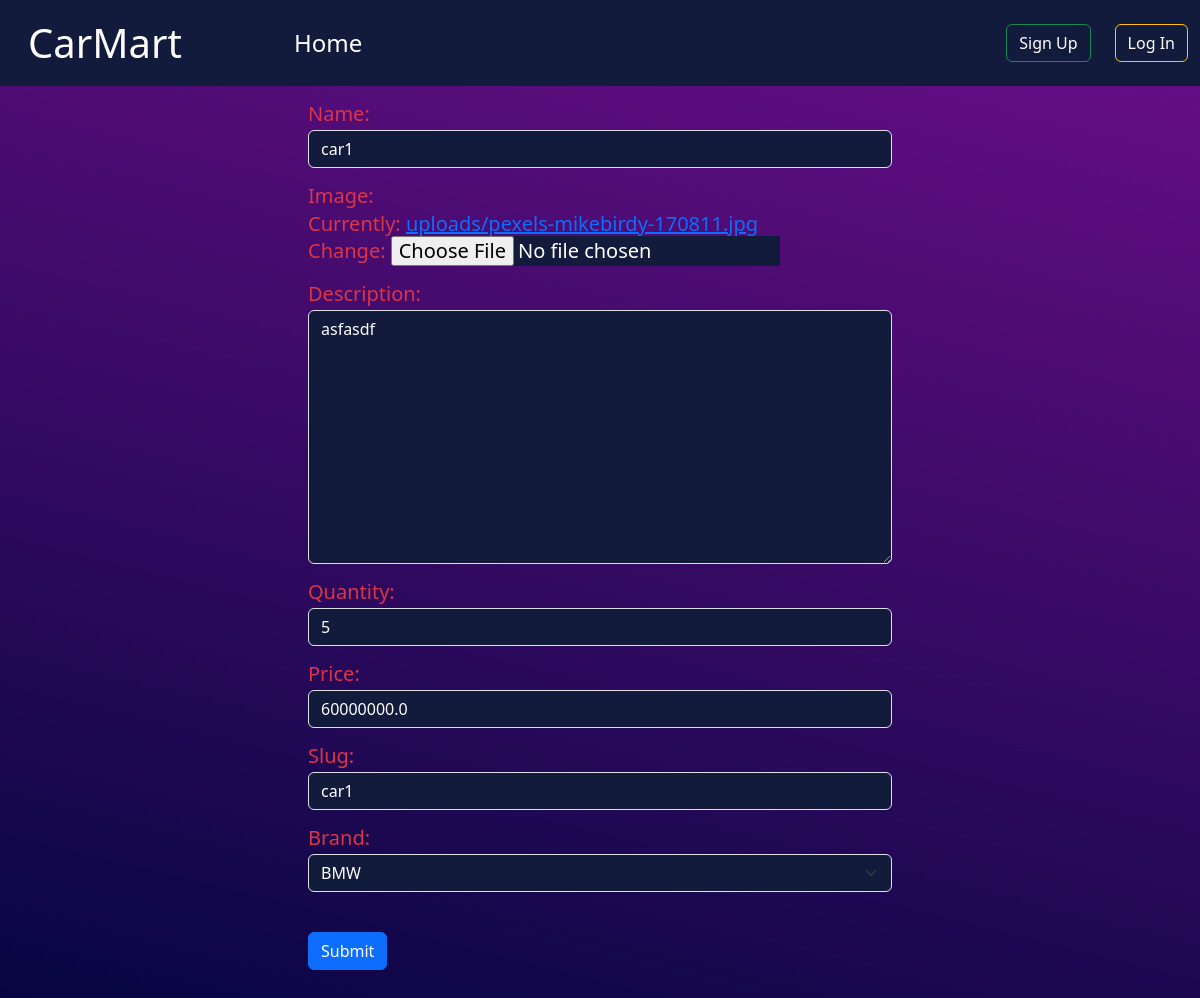
The app's page /show/update/1/, older data.
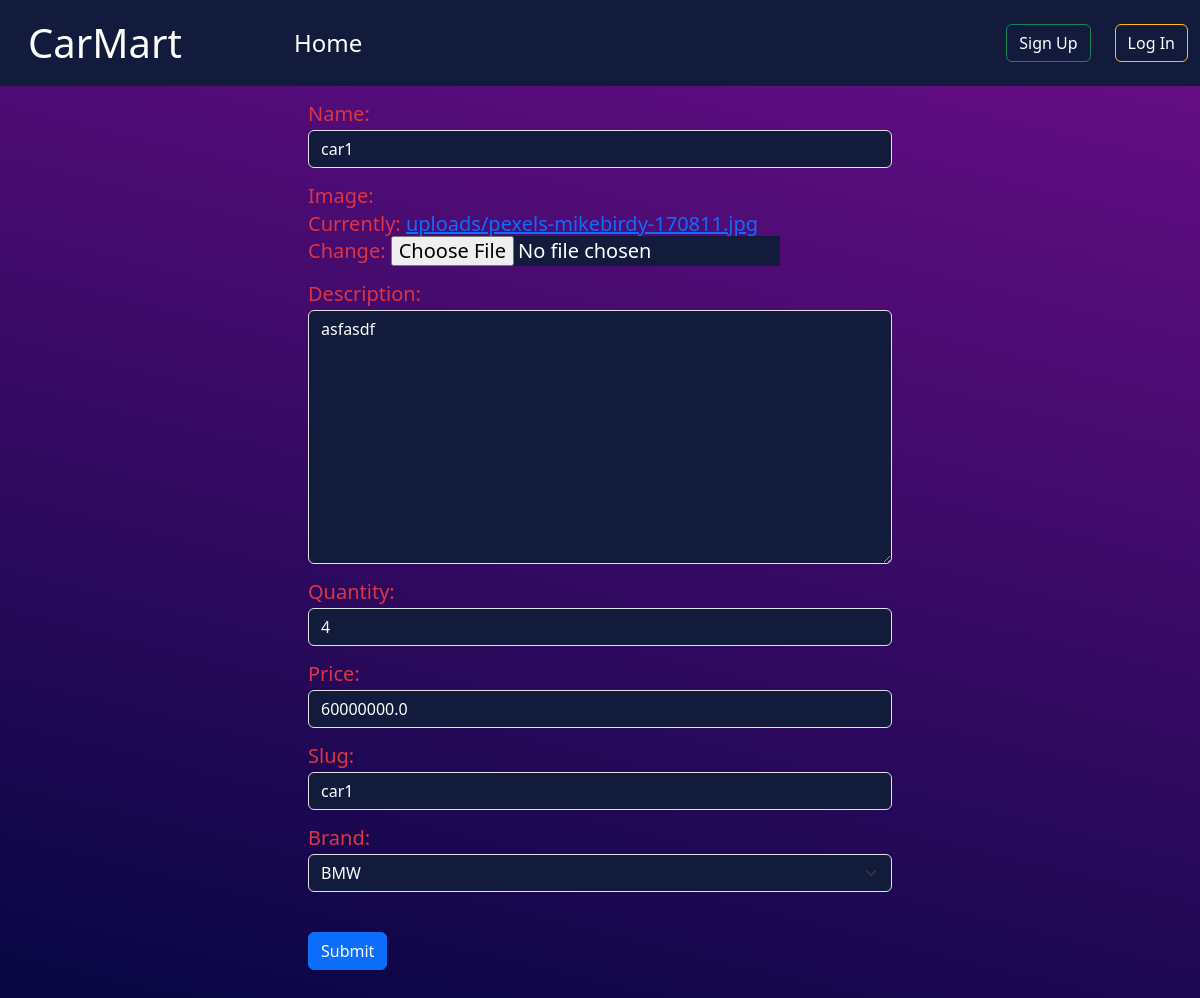
The same page, newer data.
### show_cars/models.py (models this page shows, shortened)
class Car(models.Model):
    name = models.CharField(max_length=50)
    image = models.ImageField(upload_to="uploads/")
    description = models.TextField()
    quantity = models.IntegerField()
    price = models.FloatField()
    slug = models.SlugField(max_length=100, unique=True)
    brand = models.ForeignKey(Brand, on_delete=models.CASCADE)

### show_cars/views.py (the view)
# urls.py: path("update/<int:id>/", UpdatePostView.as_view(), name="update"),
class UpdatePostView(UpdateView):
    model = Car
    form_class = CarForm
    pk_url_kwarg = "id"
    template_name = "show_cars/Update_post.html"
    success_url = reverse_lazy("home")
    def get_context_data(self, **kwargs):
        context = super().get_context_data(**kwargs)
        context["logged"] = self.request.user.is_authenticated
        return context

### show_cars/forms.py
class CarForm(forms.ModelForm):
    class Meta:
        model = Car
        fields = "__all__"

### show_cars/models.py (called while the page is built)
    def __str__(self) -> str:
        return self.name

### show_cars/templates/show_cars/update_post.html (shortened to what this page needs)
{% extends "base_form.html" %}

### templates/base_form.html (shortened to what this page needs)
{% extends "base.html" %}
{% load static %}
{% block content %}
{% load crispy_forms_tags %}
<section class="m-3">
    <form method="post" class="w-50 m-auto text-danger h5" novalidate>
        {% for fm in form %}
        <div class="my-3">
            <h5 class="my-1">{{fm.label_tag}}</h5>
            {{fm}}
        </div>
        {% endfor %}
        <button class="btn btn-primary my-4" type="submit">Submit</button>
    </form>
</section>
{% endblock content %}

### templates/base.html (shortened to what this page needs)
<!DOCTYPE html>
<html lang="en">
{% load static %}
<head>
  <link href="https://cdn.jsdelivr.net/npm/bootstrap@5.3.2/dist/css/bootstrap.min.css" rel="stylesheet"
    ntegrity="sha384-T3c6CoIi6uLrA9TneNEoa7RxnatzjcDSCmG1MXxSR1GAsXEV/Dwwykc2MPK8M2HN">
  <link rel="stylesheet" href="https://cdnjs.cloudflare.com/ajax/libs/font-awesome/6.5.1/css/all.min.css"
 />
  <link rel="stylesheet" href="{% static "css/style.css" %}">
</head>
<body>
  <nav class="navbar navbar-expand-lg">
    <div class="container-fluid">
      <a class="navbar-brand fs-1 mx-3 me-5 text-white" href="">CarMart</a>
      <div class="collapse navbar-collapse fs-4" id="navbarNavAltMarkup">
        <div class="navbar-nav ms-5">
          <a class="nav-link active mx-2 text-white" aria-current="page" href="{% url "home" %}">Home</a>
        </div>
      </div>
      {% if not logged %}
      <a href="{% url 'signup' %}" class="btn btn-outline-success mx-4 text-white">Sign Up</a>
      <a href="{% url 'login' %}" class="btn btn-outline-warning text-white" type="submit">Log In</a>
      {% else %}
      <a href="{% url "profile" %}" class="btn btn-outline-success mx-4 text-white">Profile</a>
      <a href="{% url 'logout' %}" class="btn btn-outline-danger text-white" type="submit">Log Out</a>
      {% endif %}
    </div>
  </nav>
  {% block content %}{% endblock content %}
</body>
</html>

### static/css/style.css (style rules this page uses)
.navbar { background-color: rgb(18, 27, 60); }

### templates/base.html (style rules this page uses)
input { background-color: rgb(18, 27, 60) !important; color: white !important; }

### show_cars/templates/show_cars/update_post.html (style rules this page uses)
body { background: linear-gradient(13.89deg, #030640 10.47%, #690e87 98.32%, #383b81); height: 150vh; }
textarea { background-color: rgb(18, 27, 60) !important; color: white !important; }
select { background-color: rgb(18, 27, 60) !important; color: white !important; }

Row changes from the older to the newer data that the page shows:
changed Car "car1": quantity "5" → "4"
